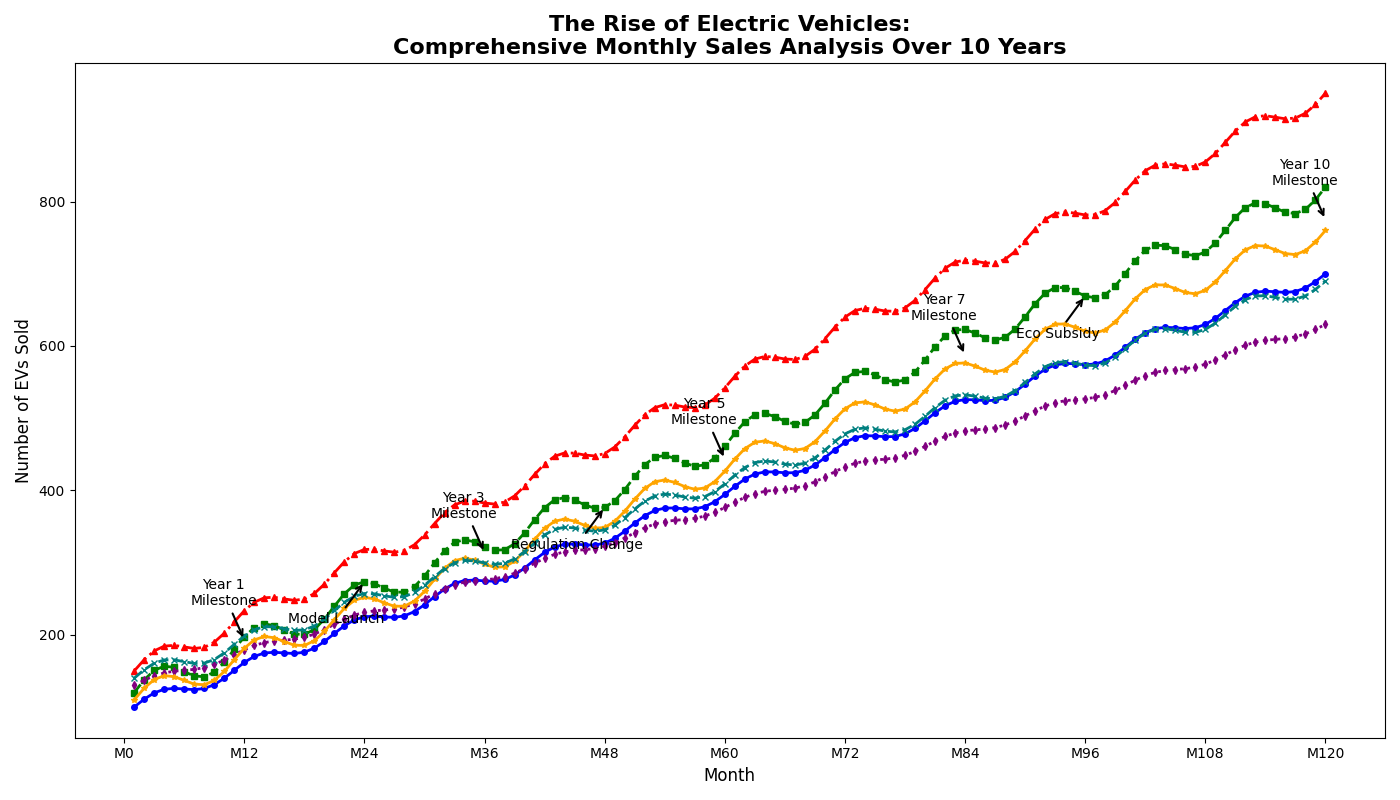

Python code for this plot:
import matplotlib.pyplot as plt
import numpy as np

months = np.arange(1, 121)  

sales_compact = 100 + 10 * np.sin(np.linspace(0, 24 * np.pi, 120)) + np.linspace(0, 600, 120)
sales_sedan = 120 + 20 * np.sin(np.linspace(0, 24 * np.pi, 120)) + np.linspace(0, 700, 120)
sales_suv = 150 + 15 * np.sin(np.linspace(0, 24 * np.pi, 120)) + np.linspace(0, 800, 120)
sales_truck = 130 + 5 * np.sin(np.linspace(0, 24 * np.pi, 120)) + np.linspace(0, 500, 120)

# New data series
sales_hatchback = 110 + 18 * np.sin(np.linspace(0, 24 * np.pi, 120)) + np.linspace(0, 650, 120)
sales_ev = 140 + 12 * np.sin(np.linspace(0, 24 * np.pi, 120)) + np.linspace(0, 550, 120)

milestones = {
    12: "Year 1\nMilestone",
    36: "Year 3\nMilestone",
    60: "Year 5\nMilestone",
    84: "Year 7\nMilestone",
    120: "Year 10\nMilestone"
}

events = {
    24: "Model Launch",
    48: "Regulation Change",
    96: "Eco Subsidy"
}

plt.figure(figsize=(14, 8))
plt.plot(months, sales_compact, color='blue', linestyle='-', linewidth=2, marker='o', markersize=4)
plt.plot(months, sales_sedan, color='green', linestyle='--', linewidth=2, marker='s', markersize=4)
plt.plot(months, sales_suv, color='red', linestyle='-.', linewidth=2, marker='^', markersize=4)
plt.plot(months, sales_truck, color='purple', linestyle=':', linewidth=2, marker='d', markersize=4)
# Plot new series
plt.plot(months, sales_hatchback, color='orange', linestyle='-', linewidth=2, marker='*', markersize=4)
plt.plot(months, sales_ev, color='teal', linestyle='--', linewidth=2, marker='x', markersize=4)

for month, text in milestones.items():
    plt.annotate(text, 
                 (month, (sales_compact[month-1] + sales_sedan[month-1] + sales_suv[month-1] + sales_truck[month-1]) / 4),
                 textcoords="offset points", xytext=(-15, 25), ha='center',
                 arrowprops=dict(facecolor='black', arrowstyle='->', linewidth=1.5))

for month, text in events.items():
    plt.annotate(text, 
                 (month, sales_sedan[month-1]), 
                 textcoords="offset points", xytext=(-20, -30), ha='center',
                 arrowprops=dict(facecolor='orange', arrowstyle='->', linewidth=1.5))

plt.title("The Rise of Electric Vehicles:\nComprehensive Monthly Sales Analysis Over 10 Years", fontsize=16, weight='bold')
plt.xlabel("Month", fontsize=12)
plt.ylabel("Number of EVs Sold", fontsize=12)
plt.xticks(np.arange(0, 121, step=12), 
           ['M0', 'M12', 'M24', 'M36', 'M48', 'M60', 'M72', 'M84', 'M96', 'M108', 'M120'], fontsize=10)
plt.yticks(fontsize=10)

plt.tight_layout()

plt.show()
